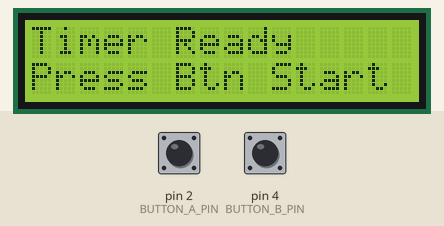
A sketch run on a simulated Teensy 4. Shown: 16×2 character LCD. Inputs (shaded band) come from the test bench; at power-on: pin 2 (BUTTON_A_PIN) HIGH, pin 4 (BUTTON_B_PIN) HIGH. What the sketch prints to the serial monitor is not drawn.

Above: at 1.2 s.
1.3 s: pin 2 (BUTTON_A_PIN) pulled LOW for 0.15 s
At 1.9 s:
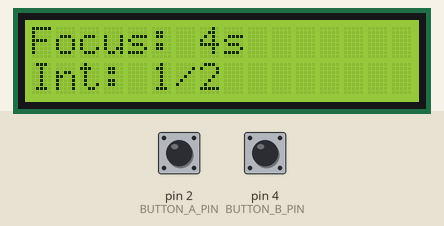
4.4 s: pin 2 (BUTTON_A_PIN) pulled LOW for 1 s
At 5.4 s:
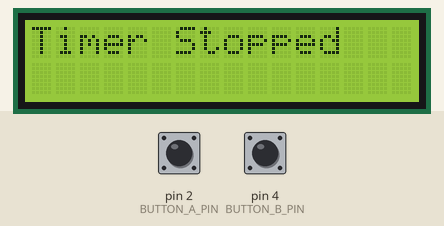
6.9 s: pin 2 (BUTTON_A_PIN) pulled LOW for 0.15 s
At 11.3 s:
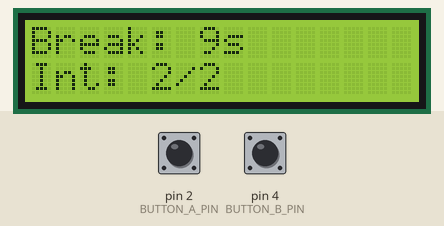
13.1 s: pin 4 (BUTTON_B_PIN) pulled LOW for 1 s
At 14.2 s:
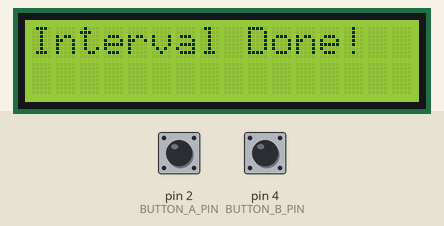
15.6 s: pin 2 (BUTTON_A_PIN) pulled LOW for 3.2 s
At 17.4 s:
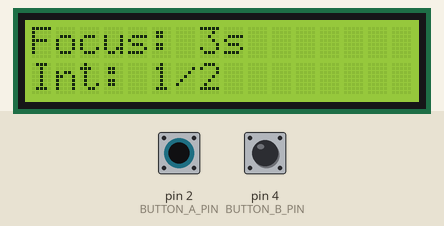
Timing chart, 0 to 18.9 s (numbered marks = the images above; inputs shaded):
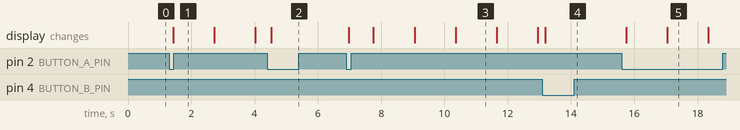

Measured:
- after the input at 1.3 s, the display: changes after 0.13 s (image 1)
- after the input at 4.4 s, the display: changes after 0.13 s (image 2)
- after the input at 6.9 s, the display: first changes after 0.08 s (image 3 shows a later state)
- after the input at 13.1 s, the display: changes after 0.09 s (image 4)
- after the input at 15.6 s, the display: first changes after 0.14 s (image 5 shows a later state)

The sketch:

interval_timer_test__.ino
```cpp
#include <Wire.h>
#include <LiquidCrystal_I2C.h>
#include "Button.h"
#include "IntervalTimer.h"

LiquidCrystal_I2C lcd(0x27, 16, 2);

const int BUTTON_A_PIN = 2;
const int BUTTON_B_PIN = 4;
const unsigned long TICK_TIME = 100;
const unsigned long INTERVALS[] = { 5000, 10000 };
const int TOTAL_INTERVALS = sizeof(INTERVALS) / sizeof(INTERVALS[0]);

enum TimerState {
  FOCUS,
  BREAK
};

class MyIntervalTimer : public IntervalTimer {
public:
  // Public state variable accessible from outside the class
  TimerState currentTimerState;

  MyIntervalTimer(const unsigned long* intervals, int count)
    : IntervalTimer(intervals, count), currentTimerState(FOCUS) {}

  void onTimerLoop() override {
    // Automatically determine state based on current interval index (Even = Focus, Odd = Break)
    currentTimerState = (getCurrentIntervalIndex() % 2 == 0) ? FOCUS : BREAK;

    // --- Line 0: Display State & Remaining Time ---
    lcd.setCursor(0, 0);
    if (currentTimerState == FOCUS) {
      lcd.print("Focus: ");
    } else {
      lcd.print("Break: ");
    }

    unsigned long remaining = (getCurrentIntervalDuration() - getElapsedInCurrent()) / 1000;
    lcd.print(remaining);
    lcd.print("s         ");  // Spaces to clear old characters

    // --- Line 1: Interval Progress ---
    lcd.setCursor(0, 1);
    lcd.print("Int: ");
    lcd.print(getCurrentIntervalIndex() + 1);
    lcd.print("/");
    lcd.print(TOTAL_INTERVALS);
    lcd.print("     ");
  }

  void onFinishInterval() override {
    //if current index >= last index mean finish timer
    if (isFnishAllInterval()) {
      lcd.clear();
      lcd.setCursor(0, 0);
      lcd.print("Interval Done!");
      delay(800);
    }
  }
};

Button myButtonA(BUTTON_A_PIN);
Button myButtonB(BUTTON_B_PIN);
MyIntervalTimer myTimer(INTERVALS, TOTAL_INTERVALS);

void setup() {
  Serial.begin(115200);
  myButtonA.begin();
  myButtonB.begin();
  lcd.init();
  lcd.backlight();
  lcd.setCursor(0, 0);
  lcd.print("Timer Ready");
  lcd.setCursor(0, 1);
  lcd.print("Press Btn Start");
}

void loop() {
  myButtonA.update();
  myButtonB.update();
  if (myButtonB.isButtonPressed()) {
    myTimer.next();
    Serial.print("button B is Pressed\n");
  } else if (myButtonA.isButtonPressed()) {
    Serial.print("button A is Pressed\n");
    if (myTimer.isTimerRunning()) {
      myTimer.stop();
      lcd.clear();
      lcd.setCursor(0, 0);
      lcd.print("Timer Stopped");
    } else {
      lcd.clear();
      lcd.setCursor(0, 0);
      lcd.print("Timer Started");
      myTimer.start();
    }
  }

  myTimer.timerLoop(TICK_TIME);
  delay(TICK_TIME);
}
```
